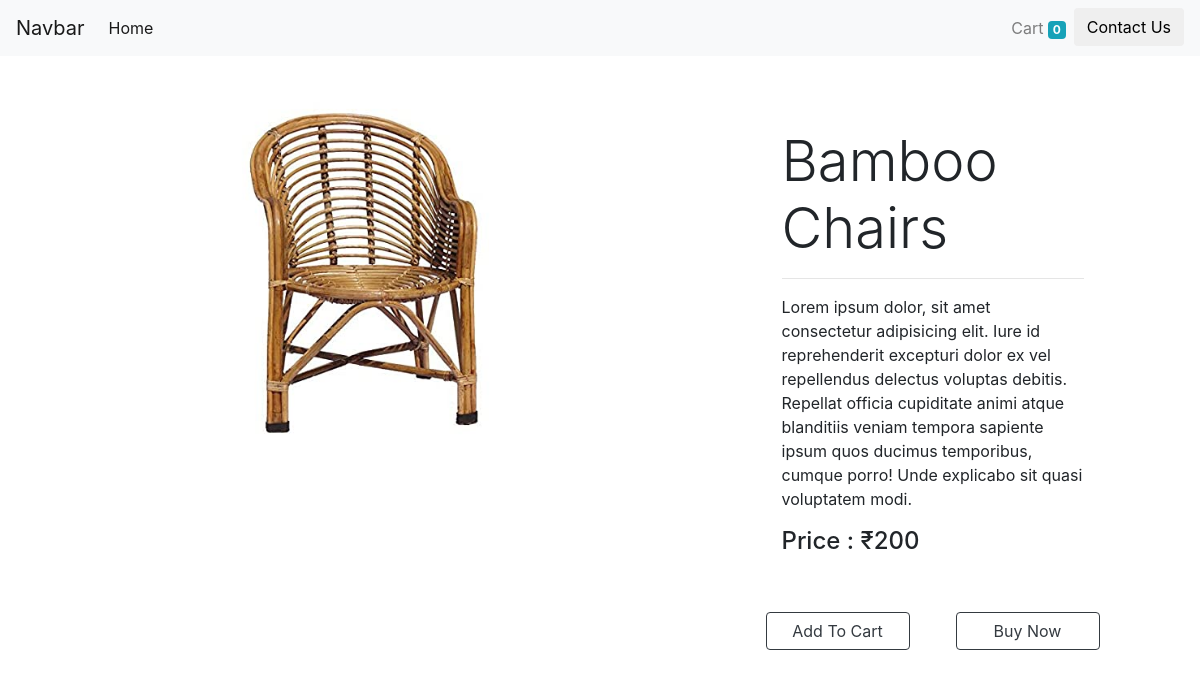
Page /bamboo-chairs/ on the committed database.
### myapp/models.py (models this page shows, shortened)
class Product(models.Model):
    title = models.CharField(max_length=250)
    slug = models.SlugField(blank=True, unique=True)
    price = models.IntegerField()
    description = models.TextField()
    image = models.ImageField(upload_to='store/images', null=True, blank=True)

### myapp/views.py (the view)
# urls.py: re_path(r'^(?P<slug>[\w-]+)/$', ProductDetailSlugViews.as_view()),
class ProductDetailSlugViews(DetailView):
    queryset = Product.objects.all()
    template_name = "myapp/details.html"

### myapp/templates/myapp/details.html (shortened to what this page needs)
{% extends "./base.html" %}
{% block content %}
<div class="container">
    <div class="row">
        <div class="col-10 col-md-6 col-sm-6 col-xs-6 product mx-auto">
            <div class="p-4 m-3">
                <div class="w-75 mx-auto">
                    <img src="{{object.image.url}}" class="img-fluid" alt="">
                </div>
            </div>
        </div>
        <div class="col-10 col-md-4 col-sm-6 col-xs-6 product mx-auto"><br><br>
            <div class="p-3 m-2">
                <div class=" title display-4">{{object.title}}</div>
                <hr>
                <p>{{object.description}}</p>
                <h4>Price : ₹{{object.price}}</h4>
            </div>
            <div class="row">
                <div class="col mt-3">
                    <div class="p-2">
                        <a href="/addtocart/{{object.slug}}?return_url={{request.path}}"
                            class="btn btn-outline-dark btn-block">Add To Cart</a>
                    </div>
                </div>
                <div class="col mt-3">
                    <div class="p-2">
                        <a href="" class="btn btn-outline-dark btn-block">Buy Now</a>
                    </div>
                </div>
            </div>
        </div>
    </div>
</div>
{% endblock %}

### rows in the picture
Product: image (picture), title "Bamboo Chairs", description "Lorem ipsum dolor, sit amet consectetur adipisicing elit. Iure id reprehenderit excepturi dolor ex vel repellendus delectus voluptas debitis. Repellat officia cupiditate animi atque blanditiis veniam tempora sapiente ipsum quos ducimus temporibus, cumque porro! Unde explicabo sit quasi voluptatem modi.", price "200"

### other values in the picture
{{ request.session.cart | length }} "0"
